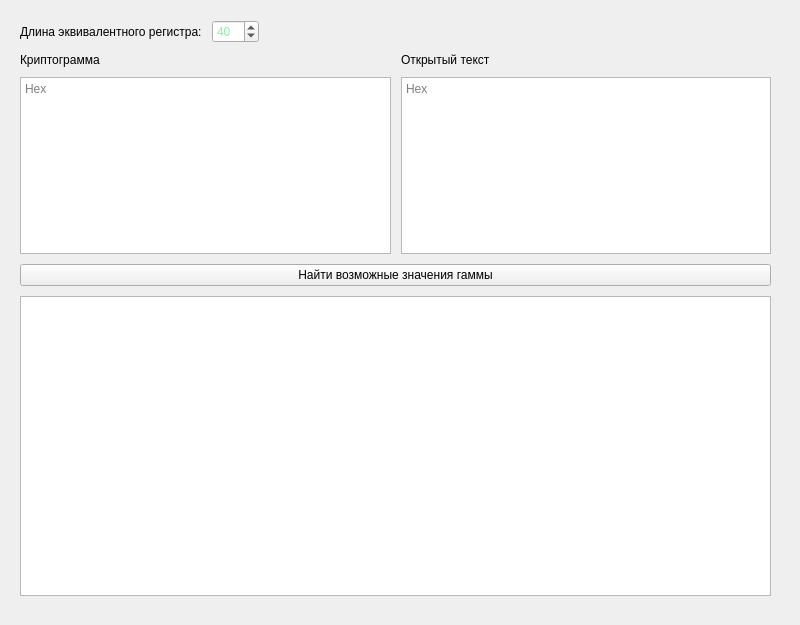
    <widget class="QWidget" name="analysis">
     <attribute name="title">
      <string>Анализ</string>
     </attribute>
     <widget class="QWidget" name="verticalLayoutWidget_2">
      <property name="geometry">
       <rect>
        <x>0</x>
        <y>0</y>
        <width>791</width>
        <height>616</height>
       </rect>
      </property>
      <layout class="QVBoxLayout" name="verticalLayout">
       <property name="spacing">
        <number>10</number>
       </property>
       <property name="leftMargin">
        <number>20</number>
       </property>
       <property name="topMargin">
        <number>20</number>
       </property>
       <property name="rightMargin">
        <number>20</number>
       </property>
       <property name="bottomMargin">
        <number>20</number>
       </property>
       <item>
        <layout class="QHBoxLayout" name="horizontalLayout_4">
         <item>
          <widget class="QLabel" name="label_9">
           <property name="text">
            <string>Длина эквивалентного регистра:</string>
           </property>
          </widget>
         </item>
         <item>
          <widget class="QSpinBox" name="lcmLenghtSpinBox">
           <property name="palette">
            <palette>
             <active>
              <colorrole role="Text">
               <brush brushstyle="SolidPattern">
                <color alpha="255">
                 <red>143</red>
                 <green>240</green>
                 <blue>164</blue>
                </color>
               </brush>
              </colorrole>
              <colorrole role="PlaceholderText">
               <brush brushstyle="NoBrush">
                <color alpha="128">
                 <red>143</red>
                 <green>240</green>
                 <blue>164</blue>
                </color>
               </brush>
              </colorrole>
             </active>
             <inactive>
              <colorrole role="Text">
               <brush brushstyle="SolidPattern">
                <color alpha="255">
                 <red>143</red>
                 <green>240</green>
                 <blue>164</blue>
                </color>
               </brush>
              </colorrole>
              <colorrole role="PlaceholderText">
               <brush brushstyle="NoBrush">
                <color alpha="128">
                 <red>143</red>
                 <green>240</green>
                 <blue>164</blue>
                </color>
               </brush>
              </colorrole>
             </inactive>
             <disabled>
              <colorrole role="Text">
               <brush brushstyle="SolidPattern">
                <color alpha="255">
                 <red>31</red>
                 <green>31</green>
                 <blue>31</blue>
                </color>
               </brush>
              </colorrole>
              <colorrole role="PlaceholderText">
               <brush brushstyle="NoBrush">
                <color alpha="128">
                 <red>143</red>
                 <green>240</green>
                 <blue>164</blue>
                </color>
               </brush>
              </colorrole>
             </disabled>
            </palette>
           </property>
           <property name="minimum">
            <number>2</number>
           </property>
           <property name="maximum">
            <number>300</number>
           </property>
           <property name="value">
            <number>40</number>
           </property>
          </widget>
         </item>
         <item>
          <spacer name="horizontalSpacer">
           <property name="orientation">
            <enum>Qt::Horizontal</enum>
           </property>
           <property name="sizeHint" stdset="0">
            <size>
             <width>40</width>
             <height>20</height>
            </size>
           </property>
          </spacer>
         </item>
        </layout>
       </item>
       <item>
        <layout class="QHBoxLayout" name="horizontalLayout_3">
         <item>
          <widget class="QLabel" name="label_5">
           <property name="text">
            <string>Криптограмма</string>
           </property>
          </widget>
         </item>
         <item>
          <widget class="QLabel" name="label_6">
           <property name="text">
            <string>Открытый текст</string>
           </property>
          </widget>
         </item>
        </layout>
       </item>
       <item>
        <layout class="QHBoxLayout" name="horizontalLayout">
         <item>
          <widget class="HexTextEdit" name="analysisCipherTextEdit">
           <property name="html">
            <string>&lt;!DOCTYPE HTML PUBLIC &quot;-//W3C//DTD HTML 4.0//EN&quot; &quot;http://www.w3.org/TR/REC-html40/strict.dtd&quot;&gt;
&lt;html&gt;&lt;head&gt;&lt;meta name=&quot;qrichtext&quot; content=&quot;1&quot; /&gt;&lt;style type=&quot;text/css&quot;&gt;
p, li { white-space: pre-wrap; }
&lt;/style&gt;&lt;/head&gt;&lt;body style=&quot; font-family:'JetBrains Mono'; font-size:14pt; font-weight:600; font-style:normal;&quot;&gt;
&lt;p style=&quot;-qt-paragraph-type:empty; margin-top:0px; margin-bottom:0px; margin-left:0px; margin-right:0px; -qt-block-indent:0; text-indent:0px; font-family:'MuseoSansCyrl-500'; font-weight:400;&quot;&gt;&lt;br /&gt;&lt;/p&gt;&lt;/body&gt;&lt;/html&gt;</string>
           </property>
           <property name="placeholderText">
            <string>Hex</string>
           </property>
          </widget>
         </item>
         <item>
          <widget class="HexTextEdit" name="analysisPlainTextEdit">
           <property name="html">
            <string>&lt;!DOCTYPE HTML PUBLIC &quot;-//W3C//DTD HTML 4.0//EN&quot; &quot;http://www.w3.org/TR/REC-html40/strict.dtd&quot;&gt;
&lt;html&gt;&lt;head&gt;&lt;meta name=&quot;qrichtext&quot; content=&quot;1&quot; /&gt;&lt;style type=&quot;text/css&quot;&gt;
p, li { white-space: pre-wrap; }
&lt;/style&gt;&lt;/head&gt;&lt;body style=&quot; font-family:'JetBrains Mono'; font-size:14pt; font-weight:600; font-style:normal;&quot;&gt;
&lt;p style=&quot;-qt-paragraph-type:empty; margin-top:0px; margin-bottom:0px; margin-left:0px; margin-right:0px; -qt-block-indent:0; text-indent:0px; font-family:'MuseoSansCyrl-500'; font-weight:400;&quot;&gt;&lt;br /&gt;&lt;/p&gt;&lt;/body&gt;&lt;/html&gt;</string>
           </property>
           <property name="placeholderText">
            <string>Hex</string>
           </property>
          </widget>
         </item>
        </layout>
       </item>
       <item>
        <layout class="QHBoxLayout" name="horizontalLayout_2">
         <item>
          <widget class="QPushButton" name="possibleGammaButton">
           <property name="text">
            <string>Найти возможные значения гаммы</string>
           </property>
          </widget>
         </item>
        </layout>
       </item>
       <item>
        <widget class="QTextBrowser" name="possibleGammaBrowser">
         <property name="minimumSize">
          <size>
           <width>0</width>
           <height>300</height>
          </size>
         </property>
         <property name="html">
          <string>&lt;!DOCTYPE HTML PUBLIC &quot;-//W3C//DTD HTML 4.0//EN&quot; &quot;http://www.w3.org/TR/REC-html40/strict.dtd&quot;&gt;
&lt;html&gt;&lt;head&gt;&lt;meta name=&quot;qrichtext&quot; content=&quot;1&quot; /&gt;&lt;style type=&quot;text/css&quot;&gt;
p, li { white-space: pre-wrap; }
&lt;/style&gt;&lt;/head&gt;&lt;body style=&quot; font-family:'JetBrains Mono'; font-size:14pt; font-weight:600; font-style:normal;&quot;&gt;
&lt;p style=&quot;-qt-paragraph-type:empty; margin-top:0px; margin-bottom:0px; margin-left:0px; margin-right:0px; -qt-block-indent:0; text-indent:0px; font-family:'MuseoSansCyrl-500'; font-weight:400;&quot;&gt;&lt;br /&gt;&lt;/p&gt;&lt;/body&gt;&lt;/html&gt;</string>
         </property>
        </widget>
       </item>
      </layout>
     </widget>
    </widget>
